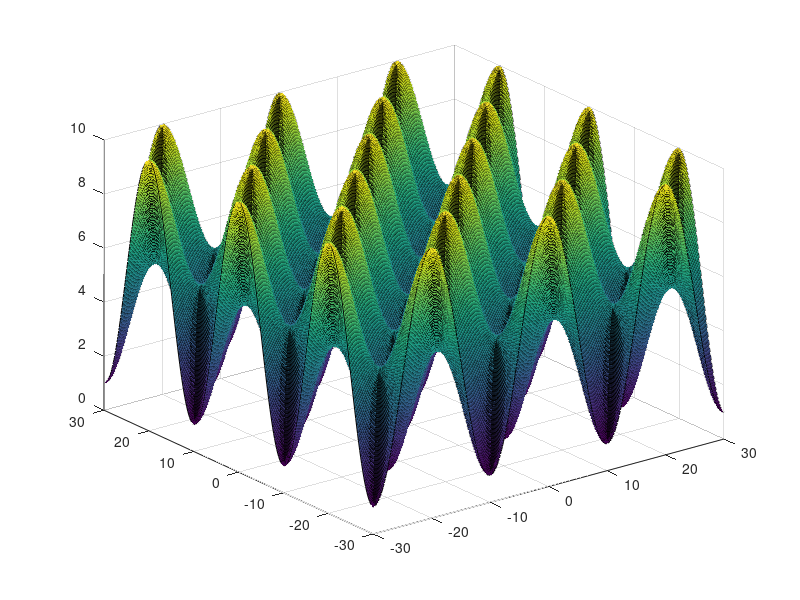
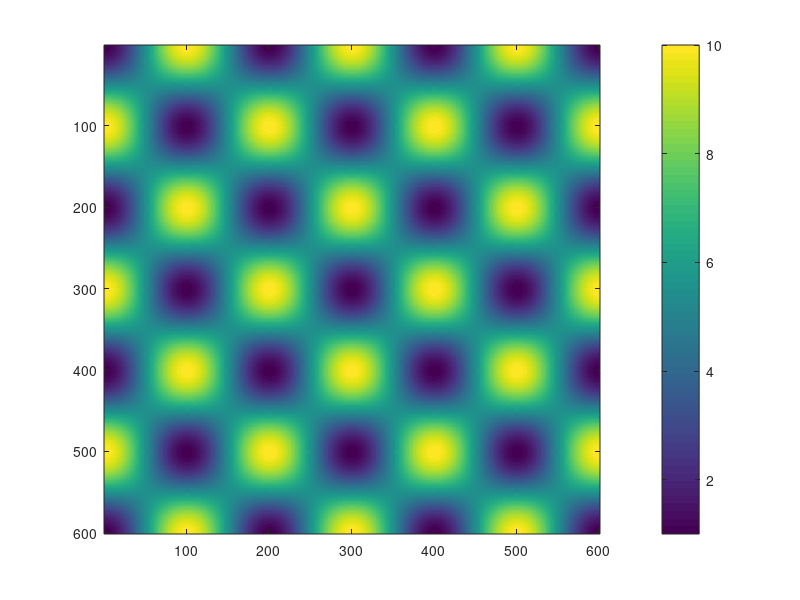

Reproduce these figures in MATLAB, in order. (Note: this script raises an error after producing the figures.)
clc; clear all; close all
%Sinusoidal mapping

%set up the grid
Lx = 10;
Ly = Lx;
gridsz = 0.1;
period = 3;

meshx = -Lx*period:gridsz:Lx*period;
meshy = -Ly*period:gridsz:Ly*period;

[X,Y] = meshgrid(meshx,meshy);

scale = 10;
ymin = 1;
ymax = ymin*scale;

func = @(x,y,t) (ymin-ymax)/2*(1+sin(x./(Lx)*pi+pi/2)...
                .*sin(y./(Ly)*pi+pi/2))+ymax;

test = func(X,Y);
surf(X,Y,test)

%%

func_time = @(x,y,t) (ymin-ymax)/2*(1+sin((x+ymin*(t-1))/(Lx)*pi+pi/2)...
                .*sin((y+ymin*(t-1))./(Ly)*pi+pi/2))+ymax;

for t = 1:31
    test = func_time(X,Y,t);
    figure()
    imagesc(test)
    h = colorbar;
    h.Location = 'eastoutside';
    h.FontSize = 12;
    ylabel(h, 'V','Rotation',0,'FontSize',16)
    h.Label.Interpreter = 'latex';
    h.TickLabelInterpreter = 'latex';
    caption = ["t/$\frac{L}{V_{min}}$ = "+num2str((t-1)/Lx)];
    title(caption,'interpreter','latex','fontsize',18)
    exportgraphics(gcf,'testmap.gif','Append',true);
    close;
end
